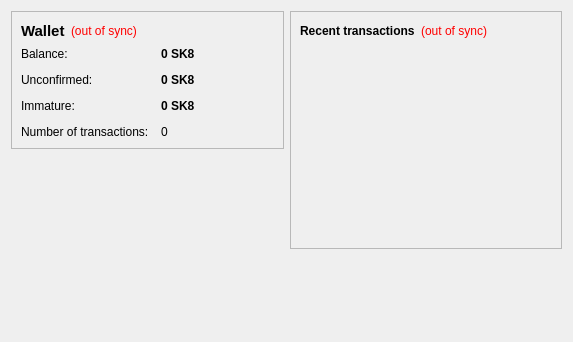
<?xml version="1.0" encoding="UTF-8"?>
<ui version="4.0">
 <class>OverviewPage</class>
 <widget class="QWidget" name="OverviewPage">
  <property name="geometry">
   <rect>
    <x>0</x>
    <y>0</y>
    <width>573</width>
    <height>342</height>
   </rect>
  </property>
  <property name="windowTitle">
   <string>Form</string>
  </property>
  <layout class="QHBoxLayout" name="horizontalLayout" stretch="1,1">
   <item>
    <layout class="QVBoxLayout" name="verticalLayout_2">
     <item>
      <widget class="QFrame" name="frame">
       <property name="frameShape">
        <enum>QFrame::StyledPanel</enum>
       </property>
       <property name="frameShadow">
        <enum>QFrame::Raised</enum>
       </property>
       <layout class="QVBoxLayout" name="verticalLayout_4">
        <item>
         <layout class="QHBoxLayout" name="horizontalLayout_4">
          <item>
           <widget class="QLabel" name="label_5">
            <property name="font">
             <font>
              <pointsize>11</pointsize>
              <weight>75</weight>
              <bold>true</bold>
             </font>
            </property>
            <property name="text">
             <string>Wallet</string>
            </property>
           </widget>
          </item>
          <item>
           <widget class="QLabel" name="labelWalletStatus">
            <property name="toolTip">
             <string>The displayed information may be out of date. Your wallet automatically synchronizes with the skatecoin network after a connection is established, but this process has not completed yet.</string>
            </property>
            <property name="styleSheet">
             <string notr="true">QLabel { color: red; }</string>
            </property>
            <property name="text">
             <string notr="true">(out of sync)</string>
            </property>
            <property name="alignment">
             <set>Qt::AlignLeading|Qt::AlignLeft|Qt::AlignVCenter</set>
            </property>
           </widget>
          </item>
          <item>
           <spacer name="horizontalSpacer_2">
            <property name="orientation">
             <enum>Qt::Horizontal</enum>
            </property>
            <property name="sizeHint" stdset="0">
             <size>
              <width>40</width>
              <height>20</height>
             </size>
            </property>
           </spacer>
          </item>
         </layout>
        </item>
        <item>
         <layout class="QFormLayout" name="formLayout_2">
          <property name="fieldGrowthPolicy">
           <enum>QFormLayout::AllNonFixedFieldsGrow</enum>
          </property>
          <property name="horizontalSpacing">
           <number>12</number>
          </property>
          <property name="verticalSpacing">
           <number>12</number>
          </property>
          <item row="0" column="0">
           <widget class="QLabel" name="label">
            <property name="text">
             <string>Balance:</string>
            </property>
           </widget>
          </item>
          <item row="0" column="1">
           <widget class="QLabel" name="labelBalance">
            <property name="font">
             <font>
              <weight>75</weight>
              <bold>true</bold>
             </font>
            </property>
            <property name="cursor">
             <cursorShape>IBeamCursor</cursorShape>
            </property>
            <property name="toolTip">
             <string>Your current balance</string>
            </property>
            <property name="text">
             <string notr="true">0 SK8</string>
            </property>
            <property name="textInteractionFlags">
             <set>Qt::LinksAccessibleByMouse|Qt::TextSelectableByKeyboard|Qt::TextSelectableByMouse</set>
            </property>
           </widget>
          </item>
          <item row="1" column="0">
           <widget class="QLabel" name="label_3">
            <property name="text">
             <string>Unconfirmed:</string>
            </property>
           </widget>
          </item>
          <item row="1" column="1">
           <widget class="QLabel" name="labelUnconfirmed">
            <property name="font">
             <font>
              <weight>75</weight>
              <bold>true</bold>
             </font>
            </property>
            <property name="cursor">
             <cursorShape>IBeamCursor</cursorShape>
            </property>
            <property name="toolTip">
             <string>Total of transactions that have yet to be confirmed, and do not yet count toward the current balance</string>
            </property>
            <property name="text">
             <string notr="true">0 SK8</string>
            </property>
            <property name="textInteractionFlags">
             <set>Qt::LinksAccessibleByMouse|Qt::TextSelectableByKeyboard|Qt::TextSelectableByMouse</set>
            </property>
           </widget>
          </item>
          <item row="3" column="0">
           <widget class="QLabel" name="label_2">
            <property name="text">
             <string>Number of transactions:</string>
            </property>
           </widget>
          </item>
          <item row="3" column="1">
           <widget class="QLabel" name="labelNumTransactions">
            <property name="toolTip">
             <string>Total number of transactions in wallet</string>
            </property>
            <property name="text">
             <string notr="true">0</string>
            </property>
           </widget>
          </item>
          <item row="2" column="0">
           <widget class="QLabel" name="labelImmatureText">
            <property name="text">
             <string>Immature:</string>
            </property>
           </widget>
          </item>
          <item row="2" column="1">
           <widget class="QLabel" name="labelImmature">
            <property name="font">
             <font>
              <weight>75</weight>
              <bold>true</bold>
             </font>
            </property>
            <property name="toolTip">
             <string>Mined balance that has not yet matured</string>
            </property>
            <property name="text">
             <string notr="true">0 SK8</string>
            </property>
            <property name="textInteractionFlags">
             <set>Qt::LinksAccessibleByMouse|Qt::TextSelectableByKeyboard|Qt::TextSelectableByMouse</set>
            </property>
           </widget>
          </item>
         </layout>
        </item>
       </layout>
      </widget>
     </item>
     <item>
      <spacer name="verticalSpacer">
       <property name="orientation">
        <enum>Qt::Vertical</enum>
       </property>
       <property name="sizeHint" stdset="0">
        <size>
         <width>20</width>
         <height>40</height>
        </size>
       </property>
      </spacer>
     </item>
    </layout>
   </item>
   <item>
    <layout class="QVBoxLayout" name="verticalLayout_3">
     <item>
      <widget class="QFrame" name="frame_2">
       <property name="frameShape">
        <enum>QFrame::StyledPanel</enum>
       </property>
       <property name="frameShadow">
        <enum>QFrame::Raised</enum>
       </property>
       <layout class="QVBoxLayout" name="verticalLayout">
        <item>
         <layout class="QHBoxLayout" name="horizontalLayout_2">
          <item>
           <widget class="QLabel" name="label_4">
            <property name="text">
             <string>&lt;b&gt;Recent transactions&lt;/b&gt;</string>
            </property>
           </widget>
          </item>
          <item>
           <widget class="QLabel" name="labelTransactionsStatus">
            <property name="toolTip">
             <string>The displayed information may be out of date. Your wallet automatically synchronizes with the skatecoin network after a connection is established, but this process has not completed yet.</string>
            </property>
            <property name="styleSheet">
             <string notr="true">QLabel { color: red; }</string>
            </property>
            <property name="text">
             <string notr="true">(out of sync)</string>
            </property>
            <property name="alignment">
             <set>Qt::AlignRight|Qt::AlignTrailing|Qt::AlignVCenter</set>
            </property>
           </widget>
          </item>
          <item>
           <spacer name="horizontalSpacer">
            <property name="orientation">
             <enum>Qt::Horizontal</enum>
            </property>
            <property name="sizeHint" stdset="0">
             <size>
              <width>40</width>
              <height>20</height>
             </size>
            </property>
           </spacer>
          </item>
         </layout>
        </item>
        <item>
         <widget class="QListView" name="listTransactions">
          <property name="styleSheet">
           <string notr="true">QListView { background: transparent; }</string>
          </property>
          <property name="frameShape">
           <enum>QFrame::NoFrame</enum>
          </property>
          <property name="verticalScrollBarPolicy">
           <enum>Qt::ScrollBarAlwaysOff</enum>
          </property>
          <property name="horizontalScrollBarPolicy">
           <enum>Qt::ScrollBarAlwaysOff</enum>
          </property>
          <property name="selectionMode">
           <enum>QAbstractItemView::NoSelection</enum>
          </property>
         </widget>
        </item>
       </layout>
      </widget>
     </item>
     <item>
      <spacer name="verticalSpacer_2">
       <property name="orientation">
        <enum>Qt::Vertical</enum>
       </property>
       <property name="sizeHint" stdset="0">
        <size>
         <width>20</width>
         <height>40</height>
        </size>
       </property>
      </spacer>
     </item>
    </layout>
   </item>
  </layout>
 </widget>
 <resources/>
 <connections/>
</ui>
